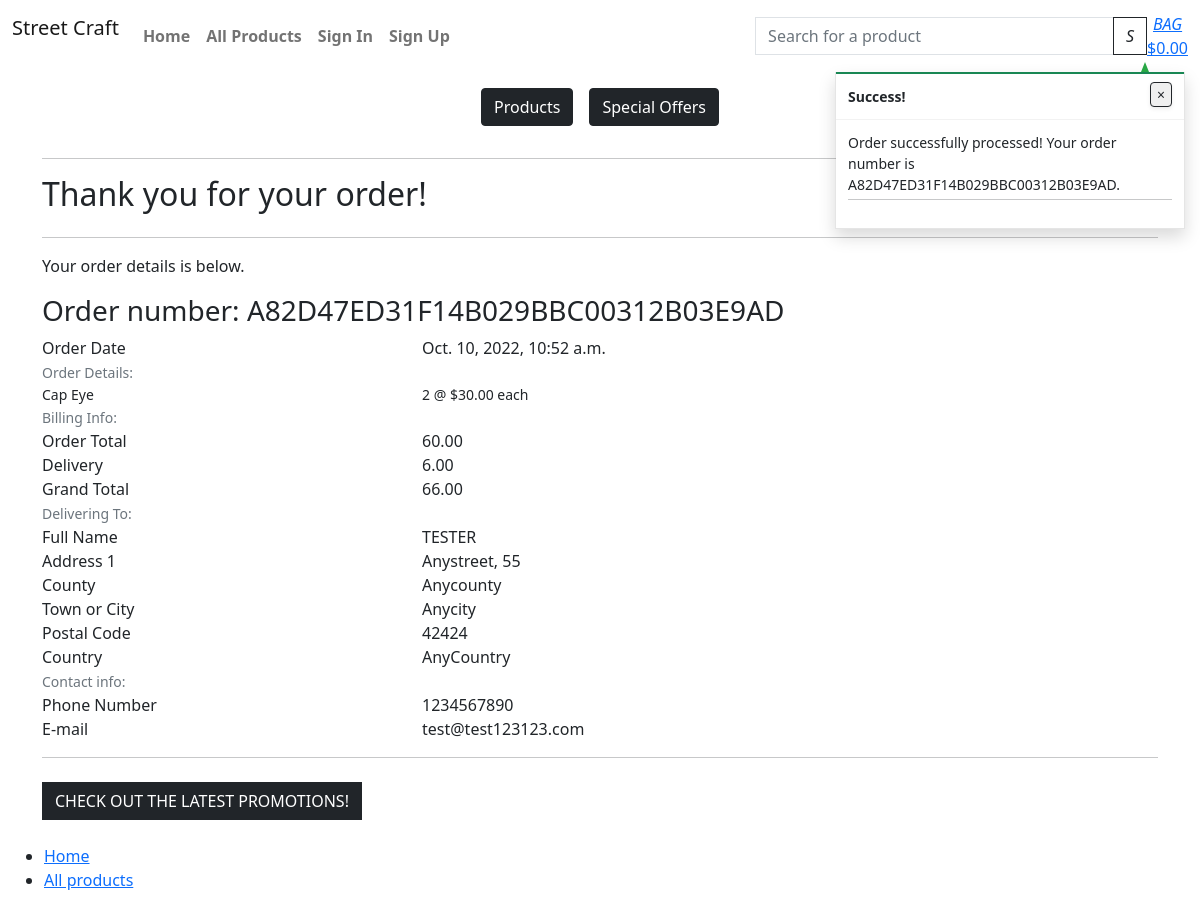
Page /checkout/order-success/A82D47ED31F14B029BBC00312B03E9AD on the committed database.
### checkout/models.py (models this page shows, shortened)
class Order(models.Model):
    order_number = models.CharField(max_length=32, null=False, editable=False)
    full_name = models.CharField(max_length=50, null=False, blank=False)
    email = models.EmailField(max_length=254, null=False, blank=False)
    phone_number = models.CharField(max_length=20, null=False, blank=False)
    country = CountryField(blank_label='Country *', null=False, blank=False)
    postcode = models.CharField(max_length=20, null=True, blank=True)
    town_or_city = models.CharField(max_length=40, null=False, blank=False)
    street_address1 = models.CharField(max_length=80, null=False, blank=False)
    street_address2 = models.CharField(max_length=80, null=True, blank=True)
    county = models.CharField(max_length=80, null=True, blank=True)
    date = models.DateTimeField(auto_now_add=True)
    delivery_cost = models.DecimalField(max_digits=6, decimal_places=2, null=False, default=0)
    order_total = models.DecimalField(max_digits=10, decimal_places=2, null=False, default=0)
    grand_total = models.DecimalField(max_digits=10, decimal_places=2, null=False, default=0)
    original_bag = models.TextField(null=False, blank=False, default='')
    stripe_pid = models.CharField(max_length=254, null=False, blank=False, default='')

class OrderLineItem(models.Model):
    order = models.ForeignKey(Order, null=False, blank=False, on_delete=models.CASCADE, related_name='lineitems')
    product = models.ForeignKey(Product, null=False, blank=False, on_delete=models.CASCADE)
    quantity = models.IntegerField(null=False, blank=False, default=0)
    lineitem_total = models.DecimalField(max_digits=6, decimal_places=2, null=False, blank=False, editable=False)

### products/models.py (models this page shows, shortened)
class Product(models.Model):
    sku = models.SmallAutoField(primary_key=True)
    name = models.CharField(max_length=150, unique=True)
    release_date = models.DateTimeField(auto_now_add=True)
    category = models.ForeignKey('Category', null=True, blank=True, on_delete=models.SET_NULL)
    description = models.TextField()
    price = models.DecimalField(max_digits=6, decimal_places=2)
    offer_active = models.BooleanField(default=False)
    offer = models.ForeignKey(Offer, null=True, blank=True, on_delete=models.SET_NULL)
    rating = models.DecimalField(max_digits=6, decimal_places=2, null=True, blank=True)
    product_image = models.ImageField(null=True, blank=True)
    product_image_url = models.URLField(max_length=1024, null=True, blank=True)
    slug = models.SlugField(max_length=254, null=True, blank=True, unique=True)
    class Meta:
        ordering = ['-release_date']

### checkout/views.py (the view)
# urls.py: path('order-success/<order_number>', views.checkout_success, name='checkout_success'),
def checkout_success(request, order_number):
    save_info = request.session.get('save_info')
    order = get_object_or_404(Order, order_number=order_number)
    messages.success(request, f'Order successfully processed! \
        Your order number is {order_number}.')
    if 'bag' in request.session:
        del request.session['bag']
    template = 'checkout/checkout_success.html'
    context = {
        'order': order,
    }
    return render(request, template, context)

### shopbag/contexts.py (called while the page is built, shortened)
def bag_contents(request):
    bag_items = []
    total = 0
    product_count = 0
    bag = request.session.get('bag', {})
    if total < settings.FREE_DELIVERY_THRESHOLD:
        delivery = total * Decimal(settings.STANDARD_DELIVERY_PERCENTAGE / 100)
        free_delivery_delta = settings.FREE_DELIVERY_THRESHOLD - total
    else:
        delivery = 0
        free_delivery_delta = 0
    grand_total = delivery + total
    context = {
        'bag_items': bag_items,
        'total': total,
        'product_count': product_count,
        'delivery': delivery,
        'free_delivery_delta': free_delivery_delta,
        'free_delivery_threshold': settings.FREE_DELIVERY_THRESHOLD,
        'grand_total': grand_total,
    }
    return context

### templates/checkout/checkout_success.html (shortened to what this page needs)
{% extends "base.html" %}
{% load static %}
{% block content %}
    <div class="container">
        <div class="row">
            <div class="col">
                <hr>
                <h2 class="logo-font mb-4">Thank you for your order!</h2>
                <hr>
                <p class="text-black">Your order details is below.</p>
            </div>
        </div>
        <div class="row">
            <h3>Order number: {{ order.order_number }}</h3>
        </div>
        <div class="row">
            <div class="col-12 col-md-4">
                <p class="mb-0 text-black font-weight-bold">Order Date</p>
            </div>
            <div class="col-12 col-md-8 text-md-right">
                <p class="mb-0">{{ order.date }}</p>
            </div>
        </div>
        <div class="row">
            <div class="col">
                <small class="text-muted">Order Details:</small>
            </div>
        </div>
        {% for item in order.lineitems.all %}
        <div class="row">
            <div class="col-12 col-md-4">
                <p class="small mb-0 text-black font-weight-bold">
                    {{ item.product.name }}
                </p>
            </div>
            <div class="col-12 col-md-8 text-md-right">
                <p class="small mb-0">{{ item.quantity }} @ ${{ item.product.price }} each</p>
            </div>
        </div>
        {% endfor %}
        <div class="row">
            <div class="col">
                <small class="text-muted">Billing Info:</small>
            </div>
        </div>
        <div class="row">
            <div class="col-12 col-md-4">
                <p class="mb-0 text-black font-weight-bold">Order Total</p>
            </div>
            <div class="col-12 col-md-8 text-md-right">
                <p class="mb-0">{{ order.order_total }}</p>
            </div>
        </div>
        <div class="row">
            <div class="col-12 col-md-4">
                <p class="mb-0 text-black font-weight-bold">Delivery</p>
            </div>
            <div class="col-12 col-md-8 text-md-right">
                <p class="mb-0">{{ order.delivery_cost }}</p>
            </div>
        </div>
        <div class="row">
            <div class="col-12 col-md-4">
                <p class="mb-0 text-black font-weight-bold">Grand Total</p>
            </div>
            <div class="col-12 col-md-8 text-md-right">
                <p class="mb-0">{{ order.grand_total }}</p>
            </div>
        </div>
        <div class="row">
            <div class="col">
                <small class="text-muted">Delivering To:</small>
            </div>
        </div>
        <div class="row">
            <div class="col-12 col-md-4">
                <p class="mb-0 text-black font-weight-bold">Full Name</p>
            </div>
            <div class="col-12 col-md-8 text-md-right">
                <p class="mb-0">{{ order.full_name }}</p>
            </div>
        </div>
        <div class="row">
            <div class="col-12 col-md-4">
                <p class="mb-0 text-black font-weight-bold">Address 1</p>
            </div>
            <div class="col-12 col-md-8 text-md-right">
                <p class="mb-0">{{ order.street_address1 }}</p>
            </div>
        </div>
        {% if order.county %}
        <div class="row">
            <div class="col-12 col-md-4">
                <p class="mb-0 text-black font-weight-bold">County</p>
            </div>
            <div class="col-12 col-md-8 text-md-right">
                <p class="mb-0">{{ order.county }}</p>
            </div>
        </div>
        {% endif %}
        <div class="row">
            <div class="col-12 col-md-4">
                <p class="mb-0 text-black font-weight-bold">Town or City</p>
            </div>
            <div class="col-12 col-md-8 text-md-right">
                <p class="mb-0">{{ order.town_or_city }}</p>
            </div>
        </div>
        {% if order.postcode %}
        <div class="row">
            <div class="col-12 col-md-4">
                <p class="mb-0 text-black font-weight-bold">Postal Code</p>
            </div>
            <div class="col-12 col-md-8 text-md-right">
                <p class="mb-0">{{ order.postcode }}</p>
            </div>
        </div>
        {% endif %}
        <div class="row">
            <div class="col-12 col-md-4">
                <p class="mb-0 text-black font-weight-bold">Country</p>
            </div>
            <div class="col-12 col-md-8 text-md-right">
                <p class="mb-0">{{ order.country }}</p>
            </div>
        </div>
        <div class="row">
            <div class="col">
                <small class="text-muted">Contact info:</small>
            </div>
        </div>
        <div class="row">
            <div class="col-12 col-md-4">
                <p class="mb-0 text-black font-weight-bold">Phone Number</p>
            </div>
            <div class="col-12 col-md-8 text-md-right">
                <p class="mb-0">{{ order.phone_number }}</p>
            </div>
        </div>
        <div class="row">
            <div class="col-12 col-md-4">
                <p class="mb-0 text-black font-weight-bold">E-mail</p>
            </div>
            <div class="col-12 col-md-8 text-md-right">
                <p class="mb-0">{{ order.email }}</p>
            </div>
        </div>
        <hr>
        <div class="row">
			<div class="col-12 col-lg-7 text-right">
				<a href="{% url 'products' %}" class="btn btn-dark rounded-0 my-2">
					<span class="text-uppercase">Check out the latest promotions!</span>
				</a>
			</div>
		</div>
    </div>
{% endblock %}

### rows in the picture
Order: order_number "A82D47ED31F14B029BBC00312B03E9AD", date "Oct. 10, 2022, 10:52 a.m.", order_total "60.00", delivery_cost "6.00", grand_total "66.00", full_name "TESTER", street_address1 "Anystreet, 55", county "Anycounty", town_or_city "Anycity", postcode "42424", country "AnyCountry", phone_number "1234567890", email "test@test123123.com"
OrderLineItem: product.name "Cap Eye", quantity "2", product.price "30.00"

### other values in the picture
{{ message }} "Order successfully processed! Your order number is A82D47ED31F14B029BBC00312B03E9AD."
